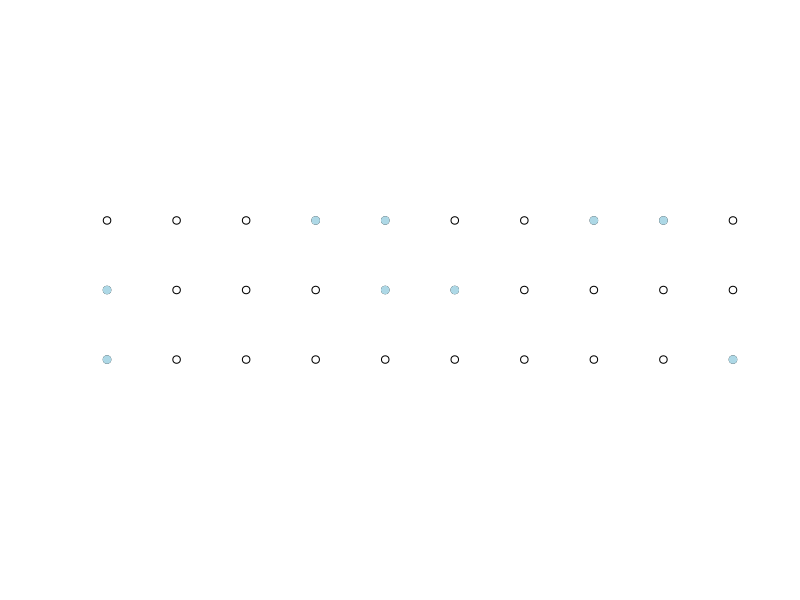

Reproduce this figure in R. (Note: this script raises an error after producing the figure.)
## ---- chunk 1

norain <- cbind(rep(1:10,3), rep(1:3, each=10))  # start with a 10 x 3 grid of points
rainworlds <- norain[sample(1:nrow(norain), 9),]  # choose (sample) nine at random, using the sample() function in R
plot(norain, xlab="", ylab="", ylim = c(1,3), axes = FALSE, asp = 1) # plot the points
points(rainworlds, pch=19, col="lightblue") # color in the nine
## ---- chunk 2
include_graphics("images/YYHLTLScreenshot1.png")
## ---- chunk 3
bins <- c("0 to 9", "10 to 19", "20 to 29", "30 to 39", "40 to 49", "50 or more")
counts <- c(1,1,3,3,13,72)
kable(data.frame(bin=bins, counts=counts), booktabs=TRUE) %>%  kable_styling(bootstrap_options = "striped", full_width = F)


## ---- chunk 4

lifetableNCHS <- read.csv("data/lifetable.csv")
lifetableMale <- read.csv("data/lifetable-male-2010.csv")
lifetableFemale <- read.csv("data/lifetable-female-2010.csv")
barplot((lifetableFemale$dx+ lifetableMale$dx)/2, ylab="count / 100000", xlab="age", names.arg=lifetableFemale$x)
# 
# dt <- (lifetableFemale$dx+ lifetableMale$dx)/2
# lab <- rep("", length(dt))
# lab[seq(1, length(dt), by=5)] <- lifetableMale$x[seq(1, length(dt), by=5)]
# barplot(dt, names.arg=lab)
